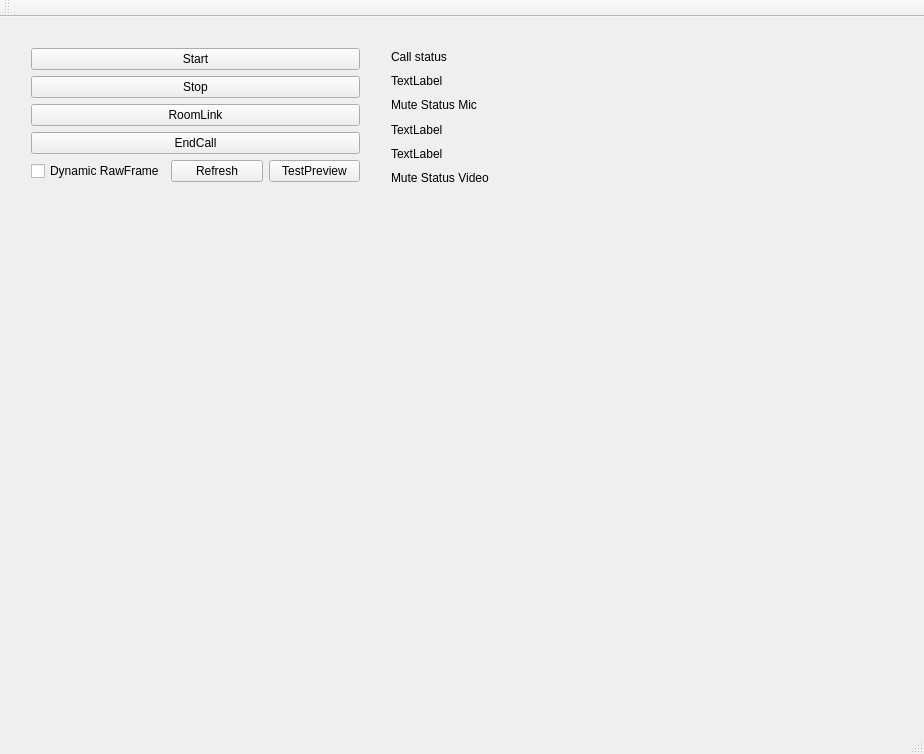
<?xml version="1.0" encoding="UTF-8"?>
<ui version="4.0">
 <class>MainWindow</class>
 <widget class="QMainWindow" name="MainWindow">
  <property name="geometry">
   <rect>
    <x>0</x>
    <y>0</y>
    <width>924</width>
    <height>754</height>
   </rect>
  </property>
  <property name="windowTitle">
   <string>MainWindow</string>
  </property>
  <widget class="QWidget" name="centralWidget">
   <widget class="QWidget" name="gridLayoutWidget">
    <property name="geometry">
     <rect>
      <x>20</x>
      <y>20</y>
      <width>351</width>
      <height>161</height>
     </rect>
    </property>
    <layout class="QGridLayout" name="gridLayout">
     <item row="1" column="0">
      <widget class="QPushButton" name="pushButton_Stop">
       <property name="text">
        <string>Stop</string>
       </property>
      </widget>
     </item>
     <item row="2" column="0">
      <widget class="QPushButton" name="pushButtonRoomLink">
       <property name="text">
        <string>RoomLink</string>
       </property>
      </widget>
     </item>
     <item row="4" column="0">
      <widget class="QPushButton" name="pushButtonEndCall">
       <property name="text">
        <string>EndCall</string>
       </property>
      </widget>
     </item>
     <item row="0" column="0">
      <widget class="QPushButton" name="pushButtonStart">
       <property name="enabled">
        <bool>true</bool>
       </property>
       <property name="text">
        <string>Start</string>
       </property>
      </widget>
     </item>
     <item row="6" column="0">
      <layout class="QHBoxLayout" name="horizontalLayout_2">
       <item>
        <widget class="QCheckBox" name="checkBoxDynamicRawFrame">
         <property name="text">
          <string>Dynamic RawFrame</string>
         </property>
        </widget>
       </item>
       <item>
        <widget class="QPushButton" name="pushButtonRefresh">
         <property name="text">
          <string>Refresh</string>
         </property>
        </widget>
       </item>
       <item>
        <widget class="QPushButton" name="pushButtonPreview">
         <property name="text">
          <string>TestPreview</string>
         </property>
        </widget>
       </item>
      </layout>
     </item>
    </layout>
   </widget>
   <widget class="QWidget" name="gridLayoutWidget_2">
    <property name="geometry">
     <rect>
      <x>380</x>
      <y>20</y>
      <width>521</width>
      <height>161</height>
     </rect>
    </property>
    <layout class="QGridLayout" name="gridLayout_2">
     <item row="2" column="0">
      <widget class="QLabel" name="label_CallStatus">
       <property name="text">
        <string>TextLabel</string>
       </property>
      </widget>
     </item>
     <item row="7" column="0">
      <widget class="QLabel" name="label_3">
       <property name="text">
        <string>Mute Status Video</string>
       </property>
      </widget>
     </item>
     <item row="5" column="0">
      <widget class="QLabel" name="label_MuteStatusVideo">
       <property name="text">
        <string>TextLabel</string>
       </property>
      </widget>
     </item>
     <item row="4" column="0">
      <widget class="QLabel" name="label_MuteStatusMic">
       <property name="text">
        <string>TextLabel</string>
       </property>
      </widget>
     </item>
     <item row="3" column="0">
      <widget class="QLabel" name="label_2">
       <property name="text">
        <string>Mute Status Mic</string>
       </property>
      </widget>
     </item>
     <item row="1" column="0">
      <widget class="QLabel" name="label">
       <property name="text">
        <string>Call status</string>
       </property>
      </widget>
     </item>
    </layout>
   </widget>
   <widget class="MyGlCanvas" name="openGLWidget1" native="true">
    <property name="geometry">
     <rect>
      <x>40</x>
      <y>190</y>
      <width>320</width>
      <height>180</height>
     </rect>
    </property>
   </widget>
   <widget class="MyGlCanvas" name="openGLWidget2" native="true">
    <property name="geometry">
     <rect>
      <x>380</x>
      <y>190</y>
      <width>320</width>
      <height>180</height>
     </rect>
    </property>
   </widget>
   <widget class="MyGlCanvas" name="openGLWidget3" native="true">
    <property name="geometry">
     <rect>
      <x>20</x>
      <y>450</y>
      <width>320</width>
      <height>180</height>
     </rect>
    </property>
   </widget>
   <widget class="MyGlCanvas" name="openGLWidget4" native="true">
    <property name="geometry">
     <rect>
      <x>380</x>
      <y>450</y>
      <width>320</width>
      <height>180</height>
     </rect>
    </property>
   </widget>
  </widget>
  <widget class="QMenuBar" name="menuBar">
   <property name="geometry">
    <rect>
     <x>0</x>
     <y>0</y>
     <width>924</width>
     <height>21</height>
    </rect>
   </property>
  </widget>
  <widget class="QToolBar" name="mainToolBar">
   <attribute name="toolBarArea">
    <enum>TopToolBarArea</enum>
   </attribute>
   <attribute name="toolBarBreak">
    <bool>false</bool>
   </attribute>
  </widget>
  <widget class="QStatusBar" name="statusBar"/>
 </widget>
 <layoutdefault spacing="6" margin="11"/>
 <customwidgets>
  <customwidget>
   <class>MyGlCanvas</class>
   <extends>QWidget</extends>
   <header>myglcanvas.h</header>
  </customwidget>
 </customwidgets>
 <resources/>
 <connections/>
</ui>
